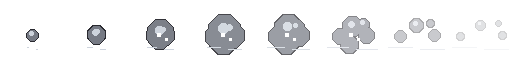
#> input picture asset/effect/blink_puff.png, 512 x 64 px, given in place of fx_chamgyeok.png, which was not available
$ python build_weapon_skill_effects.py
#> lines starting #> are read from the running program, lines starting #| are printed output that depends on the picture; after the words box and inside, x2 and y2 are one past the last pixel; in counts of white or black regions, pixels touching at a corner belong together; pictures that were not available may be replaced by others from this repository, and a replacement may not be noted
from __future__ import annotations

import math
from collections import Counter
from pathlib import Path

from PIL import Image, ImageDraw, ImageFont


ROOT = Path(__file__).resolve().parents[2]
OUT = ROOT / "asset" / "effect"
GENERATED = ROOT / "new_asset" / "generated"
FRAME = 128
# validate() caps a sheet at 64 RGBA entries and the transparent one counts,
# so the visible palette has to stop below that.
SHEET_PALETTE = 56
SKILL_SPECS = {
    "skill_chamgyeok": {"grid": 75, "scale": 2, "frames": 8, "logical_px": 150},
    "skill_cheolbyeok": {"grid": 48, "scale": 2, "frames": 6, "logical_px": 96},
}

INK = (14, 12, 15, 255)
BRASS_DARK = (91, 67, 36, 255)
BRASS = (186, 145, 73, 255)
CREAM = (245, 222, 159, 255)
DUST_DARK = (78, 65, 49, 255)
DUST = (143, 120, 84, 255)
DUST_HI = (204, 176, 119, 255)
GHOST_DARK = (48, 33, 67, 255)
GHOST = (116, 82, 157, 255)
GHOST_HI = (194, 164, 228, 255)
GHOST_PALE = (235, 221, 255, 255)
CRIMSON_DARK = (83, 25, 31, 255)
CRIMSON = (226, 96, 78, 255)  # #e2604e
CRIMSON_HI = (255, 165, 132, 255)
STEEL_DARK = (49, 55, 61, 255)
STEEL = (104, 116, 122, 255)
STEEL_HI = (190, 199, 199, 255)


def canvas() -> tuple[Image.Image, ImageDraw.ImageDraw]:
    image = Image.new("RGBA", (FRAME, FRAME))
    return image, ImageDraw.Draw(image)


def effect_cel_shade(image: Image.Image, seed: int) -> Image.Image:
    """Add hard core/mid/rim bands without creating sub-grid pixels."""
    source = image.copy()
    output = image.copy()
    source_pixels = source.load()
    output_pixels = output.load()
    offsets = (-24, -12, 0, 12, 24)

    def same_material(x: int, y: int, color: tuple[int, int, int, int]) -> bool:
        return 0 <= x < image.width and 0 <= y < image.height and source_pixels[x, y] == color

    for y in range(image.height):
        for x in range(image.width):
            color = source_pixels[x, y]
            if color[3] == 0 or color == INK:
                continue
            lit_edge = not same_material(x - 1, y, color) or not same_material(x, y - 1, color)
            dark_edge = not same_material(x + 1, y, color) or not same_material(x, y + 1, color)
            if lit_edge and not dark_edge:
                tone = 4
            elif dark_edge and not lit_edge:
                tone = 0
            else:
                # A positional ramp inside the fill tiles a 5x6 plaid across the
                # arc, which at display size reads as fabric rather than light.
                # The interior is one tone; the edge bands are what shape it.
                tone = 2
            delta = offsets[tone]
            output_pixels[x, y] = (
                max(0, min(255, color[0] + delta)),
                max(0, min(255, color[1] + delta)),
                max(0, min(255, color[2] + delta)),
                color[3],
            )
    return output


def save_sheet(name: str, frames: list[Image.Image]) -> Image.Image:
    processed: list[Image.Image] = []
    for index, frame in enumerate(frames):
        if name in SKILL_SPECS:
            spec = SKILL_SPECS[name]
            grid = int(spec["grid"])
            scale = int(spec["scale"])
            logical = frame.resize((grid, grid), Image.Resampling.NEAREST)
            logical = effect_cel_shade(logical, index + (7 if name == "skill_chamgyeok" else 19))
            frame = logical.resize((grid * scale, grid * scale), Image.Resampling.NEAREST)
        processed.append(frame)
    cell = processed[0].height
    if any(frame.size != (cell, cell) for frame in processed):
        raise ValueError(f"{name}: frames are not uniformly square")
    sheet = Image.new("RGBA", (cell * len(processed), cell))
    for index, frame in enumerate(processed):
        sheet.alpha_composite(frame, (index * cell, 0))
    if name in SKILL_SPECS:
        # One palette for the whole strip, not one per frame: the frames are the
        # same artwork at different sizes and brightnesses, and quantizing them
        # separately makes the colour crawl between cells.
        alpha = sheet.getchannel("A")
        flat = sheet.convert("RGB").quantize(
            colors=SHEET_PALETTE, method=Image.Quantize.MEDIANCUT, dither=Image.Dither.NONE
        ).convert("RGBA")
        flat.putalpha(alpha)
        sheet = flat
    sheet.save(OUT / f"{name}.png", optimize=True)
    return sheet


def outlined_line(draw: ImageDraw.ImageDraw, points: list[tuple[int, int]], fill: tuple[int, int, int, int], width: int) -> None:
    draw.line(points, fill=INK, width=width + 2, joint="curve")
    draw.line(points, fill=fill, width=width, joint="curve")


def outlined_ring(draw: ImageDraw.ImageDraw, box: tuple[int, int, int, int], fill: tuple[int, int, int, int]) -> None:
    draw.ellipse(box, outline=INK, width=3)
    inset = (box[0] + 1, box[1] + 1, box[2] - 1, box[3] - 1)
    draw.ellipse(inset, outline=fill, width=1)


def star(draw: ImageDraw.ImageDraw, center: tuple[int, int], radius: int, fill: tuple[int, int, int, int]) -> None:
    cx, cy = center
    points: list[tuple[int, int]] = []
    for index in range(16):
        angle = math.radians(index * 22.5 - 90.0)
        use_radius = radius if index % 2 == 0 else max(1, radius // 3)
        points.append((round(cx + math.cos(angle) * use_radius), round(cy + math.sin(angle) * use_radius)))
    draw.polygon(points, fill=INK)
    if radius >= 4:
        inner = max(2, radius - 2)
        inner_points = []
        for index in range(16):
            angle = math.radians(index * 22.5 - 90.0)
            use_radius = inner if index % 2 == 0 else 1
            inner_points.append((round(cx + math.cos(angle) * use_radius), round(cy + math.sin(angle) * use_radius)))
        draw.polygon(inner_points, fill=fill)


def blunt_wedge(
    draw: ImageDraw.ImageDraw,
    length: int,
    half_height: int,
    dark: tuple[int, int, int, int],
    mid: tuple[int, int, int, int],
    highlight: tuple[int, int, int, int],
) -> None:
    ox, oy = 37, 84
    outer = (
        (ox - 5, oy - 1), (ox + 8, oy - 9),
        (ox + length - 8, oy - half_height), (ox + length + 5, oy - half_height + 5),
        (ox + length + 8, oy + 2), (ox + length - 5, oy + half_height),
        (ox + 7, oy + 8),
    )
    draw.polygon(outer, fill=INK)
    inner = (
        (ox - 2, oy - 1), (ox + 10, oy - 6),
        (ox + length - 9, oy - half_height + 2), (ox + length + 2, oy - half_height + 6),
        (ox + length + 5, oy + 2), (ox + length - 6, oy + half_height - 2),
        (ox + 9, oy + 5),
    )
    draw.polygon(inner, fill=dark)
    core = (
        (ox + 6, oy - 2), (ox + length - 9, oy - half_height + 5),
        (ox + length + 1, oy + 1), (ox + length - 8, oy + half_height - 5),
        (ox + 8, oy + 3),
    )
    draw.polygon(core, fill=mid)
    draw.line((ox + 10, oy - 3, ox + length - 7, oy - half_height + 5), fill=highlight, width=2)
    draw.line((ox + length + 2, oy - half_height + 7, ox + length + 5, oy), fill=highlight, width=2)


def dust_and_gravel(draw: ImageDraw.ImageDraw, frame: int) -> None:
    drift = max(0, frame - 1)
    dust_specs = (
        (33 - drift * 2, 91 - drift, 8, 4),
        (54 + drift * 5, 103 - drift * 2, 11, 5),
        (83 + drift * 4, 96 - drift * 3, 9, 4),
    )
    for index, (x, y, width, height) in enumerate(dust_specs):
        if frame < index or x > 124:
            continue
        draw.polygon(((x, y), (x + width // 2, y - height), (x + width, y), (x + width - 2, y + 2), (x + 2, y + 2)), fill=INK)
        draw.polygon(((x + 2, y), (x + width // 2, y - height + 2), (x + width - 2, y),), fill=DUST if index != 1 else DUST_HI)
    gravel = ((45 + drift * 3, 107 - drift * 4), (70 + drift * 5, 99 - drift * 5), (98 + drift * 3, 104 - drift * 6))
    for index, (x, y) in enumerate(gravel):
        if frame >= index + 2 and x < 126:
            draw.rectangle((x, y, x + 3, y + 2), fill=INK)
            draw.point((x + 1, y), fill=DUST_HI)


def soul(draw: ImageDraw.ImageDraw, x: int, y: int, scale: int) -> None:
    draw.ellipse((x - scale, y - scale, x + scale, y + scale), fill=INK)
    draw.ellipse((x - scale + 1, y - scale + 1, x + scale - 1, y + scale - 1), fill=GHOST_PALE)
    tail = ((x - scale, y + scale - 1), (x + scale, y + scale - 1), (x + scale - 1, y + scale + 5), (x + 1, y + scale + 3), (x - 2, y + scale + 8), (x - scale - 1, y + scale + 4))
    draw.polygon(tail, fill=INK)
    inner = tuple((px, py - 1 if index < 2 else py) for index, (px, py) in enumerate(tail[1:-1]))
    draw.polygon(inner, fill=GHOST_HI)


def staff_frames(ghost: bool) -> list[Image.Image]:
    lengths = (9, 29, 51, 72, 80, 69, 50, 28)
    heights = (4, 9, 16, 23, 27, 24, 17, 10)
    frames: list[Image.Image] = []
    for frame, (length, half_height) in enumerate(zip(lengths, heights)):
        image, draw = canvas()
        if frame <= 2:
            color = GHOST_HI if ghost else BRASS
            outlined_line(draw, [(46 - frame * 2, 20 + frame * 7), (40, 78)], color, 4 + frame)
            star(draw, (40, 82), 5 + frame * 2, GHOST_PALE if ghost else CREAM)
        if frame <= 6:
            blunt_wedge(
                draw,
                length,
                half_height,
                GHOST_DARK if ghost else BRASS_DARK,
                GHOST if ghost else BRASS,
                GHOST_PALE if ghost else CREAM,
            )

        ring_color = GHOST_HI if ghost else CREAM
        ring_count = 2 if frame < 3 else 3
        for ring_index in range(ring_count):
            radius = 4 + ring_index * 3 + frame
            cx = 41 + ring_index * 13 + frame * 3
            cy = 83 - ring_index * 9 - frame
            if cx + radius < 128 and frame <= 6:
                outlined_ring(draw, (cx - radius, cy - radius, cx + radius, cy + radius), ring_color)

        if ghost:
            if 2 <= frame <= 7:
                soul(draw, 61 + frame * 4, 76 - frame * 5, 4)
            if 3 <= frame <= 6:
                soul(draw, 88 + frame * 3, 90 - frame * 7, 3)
            if frame >= 5:
                soul(draw, 42 + frame * 2, 75 - frame * 6, 3)
        else:
            dust_and_gravel(draw, frame)
        frames.append(image)
    return frames


# [16 lines left out: function elliptical_sector, not called in this run]


def skill_render(stem: str) -> Image.Image:
    """One generated still, keyed and trimmed, ready to be posed per frame.

    Drawing these by hand is what the owner rejected twice: seven melee arcs
    that were the same crescent in different colours, and then a sweep with a
    5x6 plaid tiled inside it. The artwork is one render now; the animation is
    still code, because eight independently generated frames would not hold
    their shape from one to the next.
    """
    source = Image.open(GENERATED / f"{stem}.png").convert("RGBA")
    pixels = source.load()
    for y in range(source.height):
        for x in range(source.width):
            r, g, b, _ = pixels[x, y]
            if r > 130 and b > 130 and g < 110:
                pixels[x, y] = (0, 0, 0, 0)
    bounds = source.getbbox()
    if bounds is None:
        raise ValueError(f"{stem}: nothing left after keying")
    return source.crop(bounds)


def posed(art: Image.Image, span: int, angle: float, light: float) -> Image.Image:
    """The still placed on a frame canvas at one moment of the animation.

    A frame fades by going dark, not by going translucent: these sheets carry
    binary alpha (validate() fails anything else), so the resize and the
    rotation both get their soft edges cut back to a hard silhouette.
    """
    scale = span / max(art.size)
    small = art.resize(
        (max(1, round(art.width * scale)), max(1, round(art.height * scale))),
        Image.Resampling.LANCZOS,
    )
    if angle:
        small = small.rotate(angle, resample=Image.Resampling.BICUBIC, expand=True)
    small.putalpha(small.getchannel("A").point(lambda value: 255 if value >= 128 else 0))
    if light != 1.0:
        pixels = small.load()
        for y in range(small.height):
            for x in range(small.width):
                r, g, b, a = pixels[x, y]
                if a:
                    pixels[x, y] = (round(r * light), round(g * light), round(b * light), a)
    image, _draw = canvas()
    image.alpha_composite(small, ((FRAME - small.width) // 2, (FRAME - small.height) // 2))
    return image


def chamgyeok_frames() -> list[Image.Image]:
    """A crimson crescent swept through the arc it cuts.

    The sweep IS the rotation: one blade shape turning from the wind-up to the
    follow-through, growing as it bites and thinning as it leaves. Frame 0 is
    the flash before contact, so it is small and mostly transparent.
    """
    art = skill_render("fx_chamgyeok")
    spans = (58, 84, 110, 122, 126, 120, 108, 92)
    angles = (52.0, 34.0, 14.0, -4.0, -22.0, -40.0, -56.0, -70.0)
    lights = (0.55, 0.8, 1.0, 1.0, 1.0, 0.85, 0.65, 0.45)
    return [
        posed(art, spans[index], angles[index], lights[index])
        for index in range(int(SKILL_SPECS["skill_chamgyeok"]["frames"]))
    ]


def cheolbyeok_frames() -> list[Image.Image]:
    """An iron ring rising to the guard and holding there.

    It never rotates: a spinning ring reads as a projectile, and this is a
    stance. The last two frames are the held pose the buff sits in.
    """
    art = skill_render("fx_cheolbyeok")
    spans = (44, 72, 96, 112, 118, 118)
    lights = (0.5, 0.7, 0.9, 1.0, 1.0, 1.0)
    return [
        posed(art, spans[index], 0.0, lights[index])
        for index in range(int(SKILL_SPECS["skill_cheolbyeok"]["frames"]))
    ]


def split_frames(sheet: Image.Image) -> list[Image.Image]:
    cell = sheet.height
    return [sheet.crop((index * cell, 0, (index + 1) * cell, cell)) for index in range(sheet.width // cell)]


def peak_frame(sheet: Image.Image) -> Image.Image:
    frames = split_frames(sheet)
    return max(frames, key=lambda frame: sum(1 for alpha in frame.getchannel("A").get_flattened_data() if alpha))


# [50 lines left out: functions silhouette_iou, make_comparison, not called in this run]


def validate(sheets: dict[str, Image.Image]) -> None:
    expected = {
        "swing_seokjang": (1024, 128),
        "swing_ghost_staff": (1024, 128),
        "skill_chamgyeok": (1200, 150),
        "skill_cheolbyeok": (576, 96),
    }
    for name, sheet in sheets.items():
        if sheet.size != expected[name]:
            raise ValueError(f"{name} is {sheet.size}, expected {expected[name]}")
        if set(sheet.getchannel("A").get_flattened_data()) - {0, 255}:
            raise ValueError(f"{name} contains partial alpha")
        colors = Counter(sheet.get_flattened_data())
        if len(colors) > 64:
            raise ValueError(f"{name} uses {len(colors)} RGBA colors")
        visible_colors = {color for color in colors if color[3] > 0}
        if name in SKILL_SPECS and len(visible_colors) < 12:
            raise ValueError(f"{name} uses only {len(visible_colors)} visible colors")
        if any(frame.getchannel("A").getbbox() is None for frame in split_frames(sheet)):
            raise ValueError(f"{name} has an empty animation frame")
        if name in SKILL_SPECS:
            spec = SKILL_SPECS[name]
            grid = int(spec["grid"])
            frame_count = int(spec["frames"])
            logical_px = int(spec["logical_px"])
            if sheet.height != logical_px:
                raise ValueError(f"{name} cell {sheet.height}px does not match logical_px {logical_px}")
            logical = sheet.resize((grid * frame_count, grid), Image.Resampling.NEAREST)
            restored = logical.resize(sheet.size, Image.Resampling.NEAREST)
            different = sum(
                left != right
                for left, right in zip(sheet.get_flattened_data(), restored.get_flattened_data())
            )
            percent = different / float(sheet.width * sheet.height) * 100.0
            if different:
                raise ValueError(f"{name} logical-grid roundtrip differs by {different} px ({percent:.4f}%)")

    sword_names = ("swing_sword.png", "swing_twin_sword.png", "swing_sharp_sword.png", "swing_ghost_sword.png", "swing_flame_sword.png")
    sword_peaks = [peak_frame(Image.open(OUT / name).convert("RGBA")) for name in sword_names]
    staff_peaks = [peak_frame(sheets["swing_seokjang"]), peak_frame(sheets["swing_ghost_staff"])]
    for staff in staff_peaks:
        staff_overlap = max(silhouette_iou(staff, sword) for sword in sword_peaks)
        if staff_overlap >= 0.45:
            raise ValueError(f"a blunt staff silhouette overlaps a sword swing too closely: {staff_overlap:.4f}")
    chamgyeok_peak = peak_frame(sheets["skill_chamgyeok"])
    weapon_names = sword_names + ("swing_seokjang.png", "swing_ghost_staff.png")
    overlaps = [silhouette_iou(chamgyeok_peak, weapon) for weapon in sword_peaks + staff_peaks]
    chamgyeok_overlap = max(overlaps)
    if chamgyeok_overlap >= 0.45:
        overlap_name = weapon_names[overlaps.index(chamgyeok_overlap)]
        raise ValueError(f"chamgyeok silhouette overlaps {overlap_name} too closely: {chamgyeok_overlap:.4f}")


def main() -> None:
    sheets = {
        "swing_seokjang": save_sheet("swing_seokjang", staff_frames(False)),
        "swing_ghost_staff": save_sheet("swing_ghost_staff", staff_frames(True)),
        "skill_chamgyeok": save_sheet("skill_chamgyeok", chamgyeok_frames()),
        "skill_cheolbyeok": save_sheet("skill_cheolbyeok", cheolbyeok_frames()),
    }
#> after the loop in staff_frames, `for frame, (length, half_height) in enumerate(zip(lengths, heights)):`: frames = 8 items
#> in save_sheet, `processed: list[Image.Image] = []`: processed = []
#> the loop in save_sheet, `for index, frame in enumerate(frames):` made 8 passes
#> after the loop in save_sheet, `for index, frame in enumerate(frames):`: processed = 8 items
#> in save_sheet, `sheet = Image.new("RGBA", (cell * len(processed), cell))`: sheet: PIL image 1024x128 RGBA; every value is 0
#> the loop in save_sheet, `for index, frame in enumerate(processed):` made 8 passes
#> after the loop in save_sheet, `for index, frame in enumerate(processed):`:
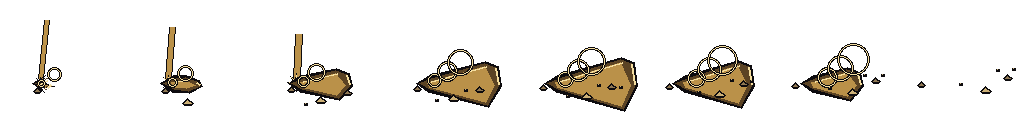
#> sheet: PIL image 1024x128 RGBA; mean R, G, B, A 12.5, 10.1, 6, 28.1; transparent parts drawn white
#> the loop in staff_frames (call 2), `for frame, (length, half_height) in enumerate(zip(lengths, heights)):` made 8 passes
#> (length, half_height, core in blunt_wedge, ring_count) on pass 3: (51, 16, ((43, 82), (79, 73), (89, 85), (80, 95), (45, 87)), 2)
#> (length, half_height, core in blunt_wedge, ring_count) on passes 1 to 2: (9, 4, ((43, 82), (37, 85), (47, 85), (38, 83), (45, 87)), 2), (29, 9, ((43, 82), (57, 80), (67, 85), (58, 88), (45, 87)), 2)
#> the loop in save_sheet (call 2), `for index, frame in enumerate(frames):` made 8 passes
#> the loop in save_sheet (call 2), `for index, frame in enumerate(processed):` made 8 passes
#> in skill_render, source is the input picture: PIL image 512x64 RGBA; mean R, G, B, A 19.8, 20.4, 22, 30.7
#> in skill_render, `bounds = source.getbbox()`: bounds = (26, 14, 509, 55)
#> in posed, `image.alpha_composite(small, ((FRAME - small.width) // 2, (FRAME - sma..`:
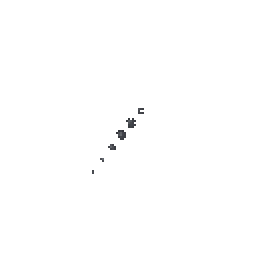
#> image: PIL image 128x128 RGBA (shown 2 times larger); mean R, G, B, A 0.2, 0.2, 0.3, 0.9; transparent parts drawn white
#> in posed (call 6), `scale = span / max(art.size)`: scale = 0.248
#> in posed (call 6), `small.putalpha(small.getchannel("A").point(lambda value: 255 if value ..`:
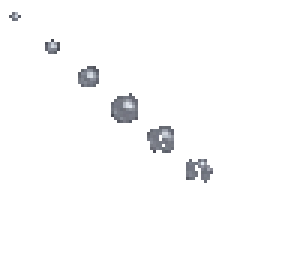
#> small: PIL image 100x86 RGBA (shown 3 times larger); mean R, G, B, A 8.5, 8.8, 9.3, 7.5; transparent parts drawn white
#> in posed (call 7), `scale = span / max(art.size)`: scale = 0.224
#> in posed (call 7), `image.alpha_composite(small, ((FRAME - small.width) // 2, (FRAME - sma..`:
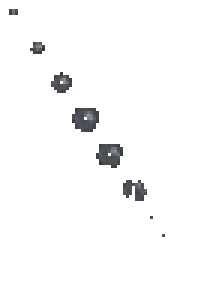
#> small: PIL image 68x95 RGBA (shown 3 times larger); mean R, G, B, A 7.8, 8.1, 8.7, 8.2; transparent parts drawn white
#> call 3 of save_sheet, with name = 'skill_chamgyeok'
#> in save_sheet (call 3), `processed: list[Image.Image] = []`: processed = []
#> the loop in save_sheet (call 3), `for index, frame in enumerate(frames):` made 8 passes
#> after the loop in save_sheet (call 3), `for index, frame in enumerate(frames):`: processed = 8 items
#> in save_sheet (call 3), `sheet = Image.new("RGBA", (cell * len(processed), cell))`: sheet: PIL image 1200x150 RGBA; every value is 0
#> the loop in save_sheet (call 3), `for index, frame in enumerate(processed):` made 8 passes
#> in save_sheet (call 3), `alpha = sheet.getchannel("A")`:
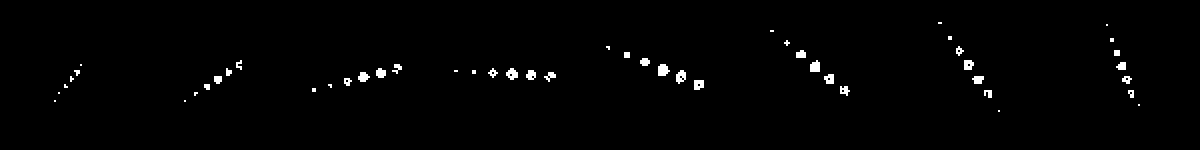
#> alpha: PIL image 1200x150 L; 1.2% white; 50 white regions (19 under 20 px), largest, box (x1, y1, x2, y2) and area: (658, 64, 670, 76) 112, (810, 60, 820, 72) 100, (506, 68, 518, 80) 96
#> call 2 of skill_render, with stem = 'fx_cheolbyeok'
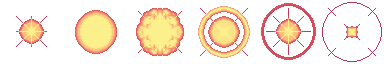
#> input picture asset/effect/explosion.png, 384 x 64 px, given in place of fx_cheolbyeok.png, which was not available
#> in skill_render, source is the input picture: PIL image 384x64 RGBA; mean R, G, B, A 66, 48.5, 33.3, 69.6
#> in skill_render (call 2), `bounds = source.getbbox()`: bounds = (16, 2, 382, 62)
#> in skill_render (call 2), `return source.crop(bounds)`:
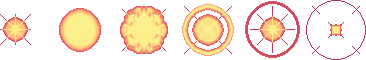
#> returned value: PIL image 366x60 RGBA; mean R, G, B, A 73.9, 54.2, 37.3, 77.9; transparent parts drawn white
    validate(sheets)
#> the loop in validate, `for name, sheet in sheets.items():` made 1 pass
#> name on pass 1: 'swing_seokjang'
    comparison_path = make_comparison(sheets, sheets["skill_cheolbyeok"])
    sword_peaks = [
        peak_frame(Image.open(OUT / name).convert("RGBA"))
        for name in ("swing_sword.png", "swing_twin_sword.png", "swing_sharp_sword.png", "swing_ghost_sword.png", "swing_flame_sword.png")
    ]
    staff_peaks = [peak_frame(sheets["swing_seokjang"]), peak_frame(sheets["swing_ghost_staff"])]
    for name, sheet in sheets.items():
        detail = ""
        visible_colors = len({color for color in sheet.get_flattened_data() if color[3] > 0})
        if name in SKILL_SPECS:
            spec = SKILL_SPECS[name]
            grid = int(spec["grid"])
            frame_count = int(spec["frames"])
            logical = sheet.resize((grid * frame_count, grid), Image.Resampling.NEAREST)
            restored = logical.resize(sheet.size, Image.Resampling.NEAREST)
            different = sum(left != right for left, right in zip(sheet.get_flattened_data(), restored.get_flattened_data()))
            detail = f", {grid}x{grid} x2 roundtrip {different} px ({different / float(sheet.width * sheet.height) * 100.0:.6f}%)"
        print(f"{name}: {sheet.width}x{sheet.height}, {visible_colors} visible colors, binary alpha{detail}")
    print("staff/sword peak silhouette max IoU: %.4f" % max(silhouette_iou(staff, sword) for staff in staff_peaks for sword in sword_peaks))
    print("chamgyeok/weapon peak silhouette max IoU: %.4f" % max(silhouette_iou(peak_frame(sheets["skill_chamgyeok"]), weapon) for weapon in sword_peaks + staff_peaks))
    print(f"comparison: {comparison_path.as_posix()}")


if __name__ == "__main__":
#> (the run stopped early here; a loop or call above may not have finished)
